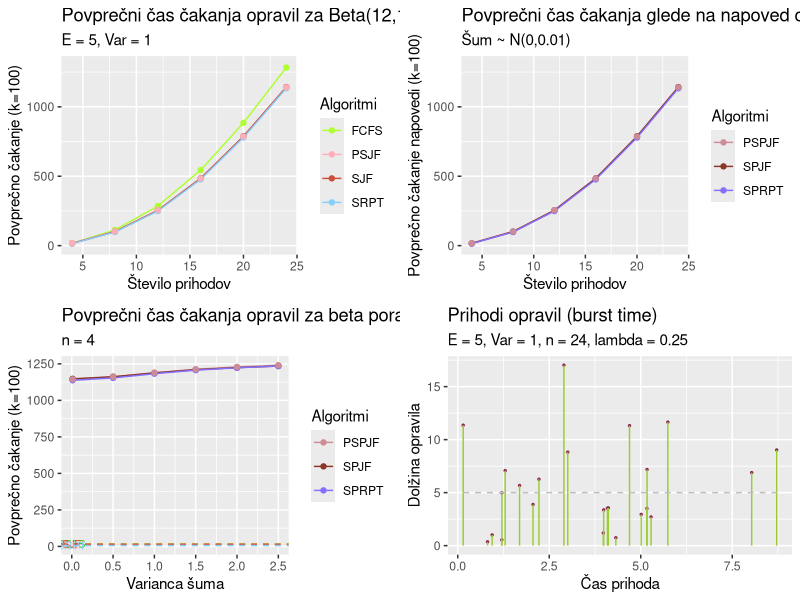

Generate this figure with R:
# Vizualizacija
# dal sem k = 1000 (v PYTHON), dogajajo se cudne stvari, verjetno ni problem v prvotnih algoritmih
#install.packages("ggpubr")

library(ggplot2)
library(tidyr)
library(ggpubr)

n_24 = read.csv("n_24.csv")
#set.seed(0)
#n_24 = casi_prihodov_normalne( 5, 5, 24, 0.01, 0.25)
#n_24 = as_tibble(n_24)
#write.csv(n_24, "n_24.csv")


Beta_porazdelitev_n = read.csv("beta_n.csv")

Beta = Beta_porazdelitev_n[,0:4]

x = c(4, 8, 12 , 16 , 20 , 24)

z = 5 # povprecni cas cakanja

df = cbind(x ,Beta)

Tabela = df %>% pivot_longer( !x, names_to = "Algoritmi", values_to = "Povprecno cakanje")

#df = cbind(x, Beta_porazdelitev_n)

#=========================================================================================== RISANJE POVP. CASA CAKANJA ==================PREVERI ALPHA IN BETA NUJNO===========================
cakanje_beta = ggplot(Tabela, aes(x=x, y = `Povprecno cakanje`, col = Algoritmi)) +
  geom_line()+
  geom_point() + labs(title = "Povprečni čas čakanja opravil za Beta(12,12)", subtitle = "E = 5, Var = 1" ,y = "Povprečno čakanje (k=100)", x = "Število prihodov") +
  ylim(0, 1300) +
  scale_colour_manual(values=c('greenyellow','lightpink1',"tomato3", "lightskyblue"))
#===================================================================================================================================================================




#================================================================================== RISANJE PRIHODOV =================================
prihodi_beta = ggplot(n_24, aes(x=cas_prihoda, y=dolzina_opravila)) + 
  geom_point(size=0.5, color = "violetred4") + 
  geom_segment(aes(x=cas_prihoda, 
                   xend=cas_prihoda, 
                   y=0, 
                   yend=dolzina_opravila), colour = "yellowgreen") +
  labs(y = "Dolžina opravila", x = "Čas prihoda") +
  geom_line(aes(y=z), colour="grey",linetype="dashed") +
  labs(title="Prihodi opravil (burst time)", 
       subtitle="E = 5, Var = 1, n = 24, lambda = 0.25")
#=========================================================================

# Tabela za napoved

Beta_predictions = Beta_porazdelitev_n[,5:7]
df_predictions = cbind(x ,Beta_predictions)
Tabela_predictions = df_predictions %>% pivot_longer( !x, names_to = "Algoritmi", values_to = "Povprecno cakanje")


#====================================================================================== RISANJE POVP. CASA CAKANJA NAPOVEDI ================================================================
cakanje_beta_predictions = ggplot(Tabela_predictions, aes(x=x, y = `Povprecno cakanje`, col = Algoritmi)) +
  geom_line()+
  geom_point() + labs(title = "Povprečni čas čakanja glede na napoved opravil", subtitle = "Šum ~ N(0,0.01)" ,y = "Povprečno čakanje napovedi (k=100)", x = "Število prihodov") +
  ylim(0, 1300) +
  scale_colour_manual(values=c('lightpink3',"tomato4", "lightslateblue"))
#==================================================================================================================================================================

Beta_porazdelitev_v = read.csv("beta_v.csv")
Beta_v = Beta_porazdelitev_v[,5:7]
Var = c(2.5, 2, 1.5 , 1 , 0.5 , 0.01)
df_var = cbind(Var ,Beta_v)
Tabela_var = df_var %>% pivot_longer( !Var, names_to = "Algoritmi", values_to = "Povprecno cakanje")

#========================================================= RISANJE POVP. CAKANJA GLEDE NA VARIANCO ==============================
# RABIL POPRAVIT PODATKE
cakanje_varianca = ggplot(Tabela_var, aes(x=Var, y = `Povprecno cakanje`, col = Algoritmi)) +
  geom_line()+
  geom_point() + labs(title = "Povprečni čas čakanja opravil za beta porazdelitev", subtitle = "n = 4" ,y = "Povprečno čakanje (k=100)", x = "Varianca šuma") +
  geom_hline(yintercept=17.20937,linetype="dashed", color = "greenyellow") +
  annotate("text", x=0, y=17.6, label="FCFS", size = 2.7, color = "green3") +
  scale_colour_manual(values=c('lightpink3',"tomato4", "lightslateblue")) +
  geom_hline(yintercept=10.04947, linetype="dashed", color = "lightpink1") +
  annotate("text", x=0, y=10.5, label="PSJF", size = 2.7, color = "lightpink1") +
  geom_hline(yintercept=15.83538, linetype="dashed", color = "tomato3") +
  annotate("text", x=0, y=16.3, label="SJF", size = 2.7, color = "tomato3") +
  geom_hline(yintercept=5.463709, linetype="dashed", color = "lightskyblue") +
  annotate("text", x=0, y=6, label="SRPT", size = 2.7, color = "lightskyblue")
#================================================================================================================================================================================
# lahko zamenjam samo na grse fonte (r nima lepih fontov ki podpirajo sumnike)

ggarrange(cakanje_beta,cakanje_beta_predictions, cakanje_varianca ,prihodi_beta,
          ncol = 2, nrow = 2)


# CE KDO ZNA PREUREDIT VRSTNI RED LEGENDE BI BLO KUL , JZ GREM JOKAT
